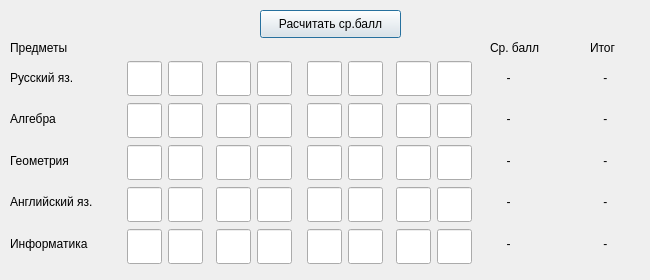
<?xml version="1.0" encoding="UTF-8"?>
<ui version="4.0">
 <class>q1</class>
 <widget class="QDialog" name="q1">
  <property name="geometry">
   <rect>
    <x>0</x>
    <y>0</y>
    <width>650</width>
    <height>280</height>
   </rect>
  </property>
  <property name="sizePolicy">
   <sizepolicy hsizetype="Maximum" vsizetype="Maximum">
    <horstretch>0</horstretch>
    <verstretch>0</verstretch>
   </sizepolicy>
  </property>
  <property name="minimumSize">
   <size>
    <width>0</width>
    <height>280</height>
   </size>
  </property>
  <property name="maximumSize">
   <size>
    <width>650</width>
    <height>280</height>
   </size>
  </property>
  <property name="windowTitle">
   <string>Dialog</string>
  </property>
  <widget class="QLabel" name="label_8">
   <property name="geometry">
    <rect>
     <x>590</x>
     <y>40</y>
     <width>31</width>
     <height>16</height>
    </rect>
   </property>
   <property name="text">
    <string>Итог</string>
   </property>
  </widget>
  <widget class="QLabel" name="label_23">
   <property name="geometry">
    <rect>
     <x>490</x>
     <y>40</y>
     <width>51</width>
     <height>16</height>
    </rect>
   </property>
   <property name="text">
    <string>Ср. балл</string>
   </property>
  </widget>
  <widget class="QWidget" name="layoutWidget_2">
   <property name="geometry">
    <rect>
     <x>10</x>
     <y>60</y>
     <width>116</width>
     <height>201</height>
    </rect>
   </property>
   <layout class="QVBoxLayout" name="verticalLayout_73">
    <item>
     <widget class="QLabel" name="label_16">
      <property name="font">
       <font>
        <pointsize>9</pointsize>
       </font>
      </property>
      <property name="text">
       <string>Русский яз.</string>
      </property>
     </widget>
    </item>
    <item>
     <widget class="QLabel" name="label_17">
      <property name="font">
       <font>
        <pointsize>9</pointsize>
       </font>
      </property>
      <property name="text">
       <string>Алгебра</string>
      </property>
     </widget>
    </item>
    <item>
     <widget class="QLabel" name="label_18">
      <property name="font">
       <font>
        <pointsize>9</pointsize>
       </font>
      </property>
      <property name="text">
       <string>Геометрия</string>
      </property>
     </widget>
    </item>
    <item>
     <widget class="QLabel" name="label_21">
      <property name="font">
       <font>
        <pointsize>9</pointsize>
       </font>
      </property>
      <property name="text">
       <string>Английский яз.</string>
      </property>
     </widget>
    </item>
    <item>
     <widget class="QLabel" name="label_22">
      <property name="font">
       <font>
        <pointsize>9</pointsize>
       </font>
      </property>
      <property name="text">
       <string>Информатика</string>
      </property>
     </widget>
    </item>
   </layout>
  </widget>
  <widget class="QWidget" name="layoutWidget_3">
   <property name="geometry">
    <rect>
     <x>300</x>
     <y>60</y>
     <width>181</width>
     <height>205</height>
    </rect>
   </property>
   <layout class="QHBoxLayout" name="horizontalLayout_43">
    <item>
     <layout class="QHBoxLayout" name="horizontalLayout_44">
      <item>
       <layout class="QVBoxLayout" name="verticalLayout_67">
        <item>
         <widget class="QLineEdit" name="x5">
          <property name="sizePolicy">
           <sizepolicy hsizetype="Fixed" vsizetype="Fixed">
            <horstretch>0</horstretch>
            <verstretch>0</verstretch>
           </sizepolicy>
          </property>
          <property name="maximumSize">
           <size>
            <width>35</width>
            <height>35</height>
           </size>
          </property>
          <property name="text">
           <string/>
          </property>
         </widget>
        </item>
        <item>
         <widget class="QLineEdit" name="x13">
          <property name="sizePolicy">
           <sizepolicy hsizetype="Fixed" vsizetype="Fixed">
            <horstretch>0</horstretch>
            <verstretch>0</verstretch>
           </sizepolicy>
          </property>
          <property name="maximumSize">
           <size>
            <width>35</width>
            <height>35</height>
           </size>
          </property>
          <property name="text">
           <string/>
          </property>
         </widget>
        </item>
        <item>
         <widget class="QLineEdit" name="x21">
          <property name="sizePolicy">
           <sizepolicy hsizetype="Fixed" vsizetype="Fixed">
            <horstretch>0</horstretch>
            <verstretch>0</verstretch>
           </sizepolicy>
          </property>
          <property name="maximumSize">
           <size>
            <width>35</width>
            <height>35</height>
           </size>
          </property>
          <property name="text">
           <string/>
          </property>
         </widget>
        </item>
        <item>
         <widget class="QLineEdit" name="x29">
          <property name="sizePolicy">
           <sizepolicy hsizetype="Fixed" vsizetype="Fixed">
            <horstretch>0</horstretch>
            <verstretch>0</verstretch>
           </sizepolicy>
          </property>
          <property name="maximumSize">
           <size>
            <width>35</width>
            <height>35</height>
           </size>
          </property>
          <property name="text">
           <string/>
          </property>
         </widget>
        </item>
        <item>
         <widget class="QLineEdit" name="x37">
          <property name="sizePolicy">
           <sizepolicy hsizetype="Fixed" vsizetype="Fixed">
            <horstretch>0</horstretch>
            <verstretch>0</verstretch>
           </sizepolicy>
          </property>
          <property name="maximumSize">
           <size>
            <width>35</width>
            <height>35</height>
           </size>
          </property>
          <property name="text">
           <string/>
          </property>
         </widget>
        </item>
       </layout>
      </item>
      <item>
       <layout class="QVBoxLayout" name="verticalLayout_68">
        <item>
         <widget class="QLineEdit" name="x6">
          <property name="sizePolicy">
           <sizepolicy hsizetype="Fixed" vsizetype="Fixed">
            <horstretch>0</horstretch>
            <verstretch>0</verstretch>
           </sizepolicy>
          </property>
          <property name="maximumSize">
           <size>
            <width>35</width>
            <height>35</height>
           </size>
          </property>
          <property name="text">
           <string/>
          </property>
         </widget>
        </item>
        <item>
         <widget class="QLineEdit" name="x14">
          <property name="sizePolicy">
           <sizepolicy hsizetype="Fixed" vsizetype="Fixed">
            <horstretch>0</horstretch>
            <verstretch>0</verstretch>
           </sizepolicy>
          </property>
          <property name="maximumSize">
           <size>
            <width>35</width>
            <height>35</height>
           </size>
          </property>
          <property name="text">
           <string/>
          </property>
         </widget>
        </item>
        <item>
         <widget class="QLineEdit" name="x22">
          <property name="sizePolicy">
           <sizepolicy hsizetype="Fixed" vsizetype="Fixed">
            <horstretch>0</horstretch>
            <verstretch>0</verstretch>
           </sizepolicy>
          </property>
          <property name="maximumSize">
           <size>
            <width>35</width>
            <height>35</height>
           </size>
          </property>
          <property name="text">
           <string/>
          </property>
         </widget>
        </item>
        <item>
         <widget class="QLineEdit" name="x30">
          <property name="sizePolicy">
           <sizepolicy hsizetype="Fixed" vsizetype="Fixed">
            <horstretch>0</horstretch>
            <verstretch>0</verstretch>
           </sizepolicy>
          </property>
          <property name="maximumSize">
           <size>
            <width>35</width>
            <height>35</height>
           </size>
          </property>
          <property name="text">
           <string/>
          </property>
         </widget>
        </item>
        <item>
         <widget class="QLineEdit" name="x38">
          <property name="sizePolicy">
           <sizepolicy hsizetype="Fixed" vsizetype="Fixed">
            <horstretch>0</horstretch>
            <verstretch>0</verstretch>
           </sizepolicy>
          </property>
          <property name="maximumSize">
           <size>
            <width>35</width>
            <height>35</height>
           </size>
          </property>
          <property name="text">
           <string/>
          </property>
         </widget>
        </item>
       </layout>
      </item>
     </layout>
    </item>
    <item>
     <layout class="QHBoxLayout" name="horizontalLayout_45">
      <item>
       <layout class="QVBoxLayout" name="verticalLayout_69">
        <item>
         <widget class="QLineEdit" name="x7">
          <property name="sizePolicy">
           <sizepolicy hsizetype="Fixed" vsizetype="Fixed">
            <horstretch>0</horstretch>
            <verstretch>0</verstretch>
           </sizepolicy>
          </property>
          <property name="maximumSize">
           <size>
            <width>35</width>
            <height>35</height>
           </size>
          </property>
          <property name="text">
           <string/>
          </property>
         </widget>
        </item>
        <item>
         <widget class="QLineEdit" name="x15">
          <property name="sizePolicy">
           <sizepolicy hsizetype="Fixed" vsizetype="Fixed">
            <horstretch>0</horstretch>
            <verstretch>0</verstretch>
           </sizepolicy>
          </property>
          <property name="maximumSize">
           <size>
            <width>35</width>
            <height>35</height>
           </size>
          </property>
          <property name="text">
           <string/>
          </property>
         </widget>
        </item>
        <item>
         <widget class="QLineEdit" name="x23">
          <property name="sizePolicy">
           <sizepolicy hsizetype="Fixed" vsizetype="Fixed">
            <horstretch>0</horstretch>
            <verstretch>0</verstretch>
           </sizepolicy>
          </property>
          <property name="maximumSize">
           <size>
            <width>35</width>
            <height>35</height>
           </size>
          </property>
          <property name="text">
           <string/>
          </property>
         </widget>
        </item>
        <item>
         <widget class="QLineEdit" name="x31">
          <property name="sizePolicy">
           <sizepolicy hsizetype="Fixed" vsizetype="Fixed">
            <horstretch>0</horstretch>
            <verstretch>0</verstretch>
           </sizepolicy>
          </property>
          <property name="maximumSize">
           <size>
            <width>35</width>
            <height>35</height>
           </size>
          </property>
          <property name="text">
           <string/>
          </property>
         </widget>
        </item>
        <item>
         <widget class="QLineEdit" name="x39">
          <property name="sizePolicy">
           <sizepolicy hsizetype="Fixed" vsizetype="Fixed">
            <horstretch>0</horstretch>
            <verstretch>0</verstretch>
           </sizepolicy>
          </property>
          <property name="maximumSize">
           <size>
            <width>35</width>
            <height>35</height>
           </size>
          </property>
          <property name="text">
           <string/>
          </property>
         </widget>
        </item>
       </layout>
      </item>
      <item>
       <layout class="QVBoxLayout" name="verticalLayout_70">
        <item>
         <widget class="QLineEdit" name="x8">
          <property name="sizePolicy">
           <sizepolicy hsizetype="Fixed" vsizetype="Fixed">
            <horstretch>0</horstretch>
            <verstretch>0</verstretch>
           </sizepolicy>
          </property>
          <property name="maximumSize">
           <size>
            <width>35</width>
            <height>35</height>
           </size>
          </property>
          <property name="text">
           <string/>
          </property>
         </widget>
        </item>
        <item>
         <widget class="QLineEdit" name="x16">
          <property name="sizePolicy">
           <sizepolicy hsizetype="Fixed" vsizetype="Fixed">
            <horstretch>0</horstretch>
            <verstretch>0</verstretch>
           </sizepolicy>
          </property>
          <property name="maximumSize">
           <size>
            <width>35</width>
            <height>35</height>
           </size>
          </property>
          <property name="text">
           <string/>
          </property>
         </widget>
        </item>
        <item>
         <widget class="QLineEdit" name="x24">
          <property name="sizePolicy">
           <sizepolicy hsizetype="Fixed" vsizetype="Fixed">
            <horstretch>0</horstretch>
            <verstretch>0</verstretch>
           </sizepolicy>
          </property>
          <property name="maximumSize">
           <size>
            <width>35</width>
            <height>35</height>
           </size>
          </property>
          <property name="text">
           <string/>
          </property>
         </widget>
        </item>
        <item>
         <widget class="QLineEdit" name="x32">
          <property name="sizePolicy">
           <sizepolicy hsizetype="Fixed" vsizetype="Fixed">
            <horstretch>0</horstretch>
            <verstretch>0</verstretch>
           </sizepolicy>
          </property>
          <property name="maximumSize">
           <size>
            <width>35</width>
            <height>35</height>
           </size>
          </property>
          <property name="text">
           <string/>
          </property>
         </widget>
        </item>
        <item>
         <widget class="QLineEdit" name="x40">
          <property name="sizePolicy">
           <sizepolicy hsizetype="Fixed" vsizetype="Fixed">
            <horstretch>0</horstretch>
            <verstretch>0</verstretch>
           </sizepolicy>
          </property>
          <property name="maximumSize">
           <size>
            <width>35</width>
            <height>35</height>
           </size>
          </property>
          <property name="text">
           <string/>
          </property>
         </widget>
        </item>
       </layout>
      </item>
     </layout>
    </item>
   </layout>
  </widget>
  <widget class="QWidget" name="layoutWidget_6">
   <property name="geometry">
    <rect>
     <x>120</x>
     <y>60</y>
     <width>181</width>
     <height>205</height>
    </rect>
   </property>
   <layout class="QHBoxLayout" name="horizontalLayout_47">
    <item>
     <layout class="QHBoxLayout" name="horizontalLayout_48">
      <item>
       <layout class="QVBoxLayout" name="verticalLayout_74">
        <item>
         <widget class="QLineEdit" name="x1">
          <property name="sizePolicy">
           <sizepolicy hsizetype="Fixed" vsizetype="Fixed">
            <horstretch>0</horstretch>
            <verstretch>0</verstretch>
           </sizepolicy>
          </property>
          <property name="maximumSize">
           <size>
            <width>35</width>
            <height>35</height>
           </size>
          </property>
          <property name="text">
           <string/>
          </property>
         </widget>
        </item>
        <item>
         <widget class="QLineEdit" name="x9">
          <property name="sizePolicy">
           <sizepolicy hsizetype="Fixed" vsizetype="Fixed">
            <horstretch>0</horstretch>
            <verstretch>0</verstretch>
           </sizepolicy>
          </property>
          <property name="maximumSize">
           <size>
            <width>35</width>
            <height>35</height>
           </size>
          </property>
          <property name="text">
           <string/>
          </property>
         </widget>
        </item>
        <item>
         <widget class="QLineEdit" name="x17">
          <property name="sizePolicy">
           <sizepolicy hsizetype="Fixed" vsizetype="Fixed">
            <horstretch>0</horstretch>
            <verstretch>0</verstretch>
           </sizepolicy>
          </property>
          <property name="maximumSize">
           <size>
            <width>35</width>
            <height>35</height>
           </size>
          </property>
          <property name="text">
           <string/>
          </property>
         </widget>
        </item>
        <item>
         <widget class="QLineEdit" name="x25">
          <property name="sizePolicy">
           <sizepolicy hsizetype="Fixed" vsizetype="Fixed">
            <horstretch>0</horstretch>
            <verstretch>0</verstretch>
           </sizepolicy>
          </property>
          <property name="maximumSize">
           <size>
            <width>35</width>
            <height>35</height>
           </size>
          </property>
          <property name="text">
           <string/>
          </property>
         </widget>
        </item>
        <item>
         <widget class="QLineEdit" name="x33">
          <property name="sizePolicy">
           <sizepolicy hsizetype="Fixed" vsizetype="Fixed">
            <horstretch>0</horstretch>
            <verstretch>0</verstretch>
           </sizepolicy>
          </property>
          <property name="maximumSize">
           <size>
            <width>35</width>
            <height>35</height>
           </size>
          </property>
          <property name="text">
           <string/>
          </property>
         </widget>
        </item>
       </layout>
      </item>
      <item>
       <layout class="QVBoxLayout" name="verticalLayout_75">
        <item>
         <widget class="QLineEdit" name="x2">
          <property name="sizePolicy">
           <sizepolicy hsizetype="Fixed" vsizetype="Fixed">
            <horstretch>0</horstretch>
            <verstretch>0</verstretch>
           </sizepolicy>
          </property>
          <property name="maximumSize">
           <size>
            <width>35</width>
            <height>35</height>
           </size>
          </property>
          <property name="text">
           <string/>
          </property>
         </widget>
        </item>
        <item>
         <widget class="QLineEdit" name="x10">
          <property name="sizePolicy">
           <sizepolicy hsizetype="Fixed" vsizetype="Fixed">
            <horstretch>0</horstretch>
            <verstretch>0</verstretch>
           </sizepolicy>
          </property>
          <property name="maximumSize">
           <size>
            <width>35</width>
            <height>35</height>
           </size>
          </property>
          <property name="text">
           <string/>
          </property>
         </widget>
        </item>
        <item>
         <widget class="QLineEdit" name="x18">
          <property name="sizePolicy">
           <sizepolicy hsizetype="Fixed" vsizetype="Fixed">
            <horstretch>0</horstretch>
            <verstretch>0</verstretch>
           </sizepolicy>
          </property>
          <property name="maximumSize">
           <size>
            <width>35</width>
            <height>35</height>
           </size>
          </property>
          <property name="text">
           <string/>
          </property>
         </widget>
        </item>
        <item>
         <widget class="QLineEdit" name="x26">
          <property name="sizePolicy">
           <sizepolicy hsizetype="Fixed" vsizetype="Fixed">
            <horstretch>0</horstretch>
            <verstretch>0</verstretch>
           </sizepolicy>
          </property>
          <property name="maximumSize">
           <size>
            <width>35</width>
            <height>35</height>
           </size>
          </property>
          <property name="text">
           <string/>
          </property>
         </widget>
        </item>
        <item>
         <widget class="QLineEdit" name="x34">
          <property name="sizePolicy">
           <sizepolicy hsizetype="Fixed" vsizetype="Fixed">
            <horstretch>0</horstretch>
            <verstretch>0</verstretch>
           </sizepolicy>
          </property>
          <property name="maximumSize">
           <size>
            <width>35</width>
            <height>35</height>
           </size>
          </property>
          <property name="text">
           <string/>
          </property>
         </widget>
        </item>
       </layout>
      </item>
     </layout>
    </item>
    <item>
     <layout class="QHBoxLayout" name="horizontalLayout_49">
      <item>
       <layout class="QVBoxLayout" name="verticalLayout_76">
        <item>
         <widget class="QLineEdit" name="x3">
          <property name="sizePolicy">
           <sizepolicy hsizetype="Fixed" vsizetype="Fixed">
            <horstretch>0</horstretch>
            <verstretch>0</verstretch>
           </sizepolicy>
          </property>
          <property name="maximumSize">
           <size>
            <width>35</width>
            <height>35</height>
           </size>
          </property>
          <property name="text">
           <string/>
          </property>
         </widget>
        </item>
        <item>
         <widget class="QLineEdit" name="x11">
          <property name="sizePolicy">
           <sizepolicy hsizetype="Fixed" vsizetype="Fixed">
            <horstretch>0</horstretch>
            <verstretch>0</verstretch>
           </sizepolicy>
          </property>
          <property name="maximumSize">
           <size>
            <width>35</width>
            <height>35</height>
           </size>
          </property>
          <property name="text">
           <string/>
          </property>
         </widget>
        </item>
        <item>
         <widget class="QLineEdit" name="x19">
          <property name="sizePolicy">
           <sizepolicy hsizetype="Fixed" vsizetype="Fixed">
            <horstretch>0</horstretch>
            <verstretch>0</verstretch>
           </sizepolicy>
          </property>
          <property name="maximumSize">
           <size>
            <width>35</width>
            <height>35</height>
           </size>
          </property>
          <property name="text">
           <string/>
          </property>
         </widget>
        </item>
        <item>
         <widget class="QLineEdit" name="x27">
          <property name="sizePolicy">
           <sizepolicy hsizetype="Fixed" vsizetype="Fixed">
            <horstretch>0</horstretch>
            <verstretch>0</verstretch>
           </sizepolicy>
          </property>
          <property name="maximumSize">
           <size>
            <width>35</width>
            <height>35</height>
           </size>
          </property>
          <property name="text">
           <string/>
          </property>
         </widget>
        </item>
        <item>
         <widget class="QLineEdit" name="x35">
          <property name="sizePolicy">
           <sizepolicy hsizetype="Fixed" vsizetype="Fixed">
            <horstretch>0</horstretch>
            <verstretch>0</verstretch>
           </sizepolicy>
          </property>
          <property name="maximumSize">
           <size>
            <width>35</width>
            <height>35</height>
           </size>
          </property>
          <property name="text">
           <string/>
          </property>
         </widget>
        </item>
       </layout>
      </item>
      <item>
       <layout class="QVBoxLayout" name="verticalLayout_77">
        <item>
         <widget class="QLineEdit" name="x4">
          <property name="sizePolicy">
           <sizepolicy hsizetype="Fixed" vsizetype="Fixed">
            <horstretch>0</horstretch>
            <verstretch>0</verstretch>
           </sizepolicy>
          </property>
          <property name="maximumSize">
           <size>
            <width>35</width>
            <height>35</height>
           </size>
          </property>
          <property name="text">
           <string/>
          </property>
         </widget>
        </item>
        <item>
         <widget class="QLineEdit" name="x12">
          <property name="sizePolicy">
           <sizepolicy hsizetype="Fixed" vsizetype="Fixed">
            <horstretch>0</horstretch>
            <verstretch>0</verstretch>
           </sizepolicy>
          </property>
          <property name="maximumSize">
           <size>
            <width>35</width>
            <height>35</height>
           </size>
          </property>
          <property name="text">
           <string/>
          </property>
         </widget>
        </item>
        <item>
         <widget class="QLineEdit" name="x20">
          <property name="sizePolicy">
           <sizepolicy hsizetype="Fixed" vsizetype="Fixed">
            <horstretch>0</horstretch>
            <verstretch>0</verstretch>
           </sizepolicy>
          </property>
          <property name="maximumSize">
           <size>
            <width>35</width>
            <height>35</height>
           </size>
          </property>
          <property name="text">
           <string/>
          </property>
         </widget>
        </item>
        <item>
         <widget class="QLineEdit" name="x28">
          <property name="sizePolicy">
           <sizepolicy hsizetype="Fixed" vsizetype="Fixed">
            <horstretch>0</horstretch>
            <verstretch>0</verstretch>
           </sizepolicy>
          </property>
          <property name="maximumSize">
           <size>
            <width>35</width>
            <height>35</height>
           </size>
          </property>
          <property name="text">
           <string/>
          </property>
         </widget>
        </item>
        <item>
         <widget class="QLineEdit" name="x36">
          <property name="sizePolicy">
           <sizepolicy hsizetype="Fixed" vsizetype="Fixed">
            <horstretch>0</horstretch>
            <verstretch>0</verstretch>
           </sizepolicy>
          </property>
          <property name="maximumSize">
           <size>
            <width>35</width>
            <height>35</height>
           </size>
          </property>
          <property name="text">
           <string/>
          </property>
         </widget>
        </item>
       </layout>
      </item>
     </layout>
    </item>
   </layout>
  </widget>
  <widget class="QLabel" name="label_6">
   <property name="geometry">
    <rect>
     <x>10</x>
     <y>40</y>
     <width>59</width>
     <height>16</height>
    </rect>
   </property>
   <property name="text">
    <string>Предметы</string>
   </property>
  </widget>
  <widget class="QPushButton" name="q1_B_2">
   <property name="enabled">
    <bool>true</bool>
   </property>
   <property name="geometry">
    <rect>
     <x>260</x>
     <y>10</y>
     <width>141</width>
     <height>28</height>
    </rect>
   </property>
   <property name="text">
    <string>Расчитать ср.балл</string>
   </property>
  </widget>
  <widget class="QWidget" name="layoutWidget_4">
   <property name="geometry">
    <rect>
     <x>600</x>
     <y>60</y>
     <width>20</width>
     <height>201</height>
    </rect>
   </property>
   <layout class="QVBoxLayout" name="verticalLayout_2">
    <item>
     <widget class="QLabel" name="Rus_1_F_2">
      <property name="text">
       <string> -</string>
      </property>
     </widget>
    </item>
    <item>
     <widget class="QLabel" name="Alg_1_F_2">
      <property name="text">
       <string> -</string>
      </property>
     </widget>
    </item>
    <item>
     <widget class="QLabel" name="Geo_1_F_2">
      <property name="text">
       <string> -</string>
      </property>
     </widget>
    </item>
    <item>
     <widget class="QLabel" name="Ang_1_F_2">
      <property name="text">
       <string> -</string>
      </property>
     </widget>
    </item>
    <item>
     <widget class="QLabel" name="Inf_1_F_2">
      <property name="text">
       <string> -</string>
      </property>
     </widget>
    </item>
   </layout>
  </widget>
  <widget class="QWidget" name="layoutWidget">
   <property name="geometry">
    <rect>
     <x>500</x>
     <y>60</y>
     <width>51</width>
     <height>201</height>
    </rect>
   </property>
   <layout class="QVBoxLayout" name="verticalLayout">
    <item>
     <widget class="QLabel" name="Rus_1_F">
      <property name="text">
       <string>  -</string>
      </property>
     </widget>
    </item>
    <item>
     <widget class="QLabel" name="Alg_1_F">
      <property name="text">
       <string>  -</string>
      </property>
     </widget>
    </item>
    <item>
     <widget class="QLabel" name="Geo_1_F">
      <property name="text">
       <string>  -</string>
      </property>
     </widget>
    </item>
    <item>
     <widget class="QLabel" name="Ang_1_F">
      <property name="text">
       <string>  -</string>
      </property>
     </widget>
    </item>
    <item>
     <widget class="QLabel" name="Inf_1_F">
      <property name="text">
       <string>  -</string>
      </property>
     </widget>
    </item>
   </layout>
  </widget>
 </widget>
 <resources/>
 <connections/>
</ui>
